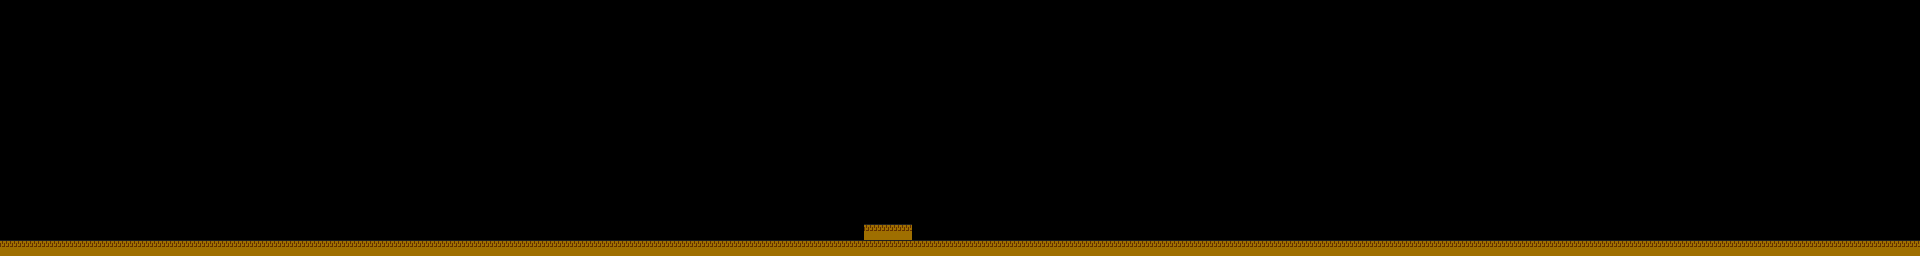

This is a level from a 2D game, rendered from its Tiled map with the project's own tilesets. A one-line summary and the complete map file follow:
An orthogonal 120x16 tile map with 16x16 px tiles, 1 tile layer (Tiles), 2 tilesets and 1 object.

<map version="1.0" tiledversion="1.0.3" orientation="orthogonal" renderorder="right-down" width="120" height="16" tilewidth="16" tileheight="16" nextobjectid="124">
 <tileset firstgid="1" name="marker" tilewidth="16" tileheight="16" tilecount="16" columns="4">
  <image source="marker.png" width="64" height="64" />
  <tile id="0">
   <properties>
    <property name="type" value="player" />
   </properties>
  </tile>
  <tile id="1">
   <properties>
    <property name="type" value="npc" />
   </properties>
  </tile>
  <tile id="2">
   <properties>
    <property name="type" value="enemy" />
   </properties>
  </tile>
  <tile id="3">
   <properties>
    <property name="type" value="checkpoint" />
   </properties>
  </tile>
 </tileset>
 <tileset firstgid="17" name="background_tiles2" tilewidth="16" tileheight="16" tilecount="24" columns="8">
  <image source="background_tiles-spinne.png" width="128" height="48" />
  <tile id="6">
   <properties>
    <property name="type" value="Boden" />
   </properties>
  </tile>
  <tile id="8">
   <properties>
    <property name="type" value="platform" />
   </properties>
  </tile>
  <tile id="9">
   <properties>
    <property name="type" value="platform" />
   </properties>
  </tile>
  <tile id="10">
   <properties>
    <property name="type" value="platform" />
   </properties>
  </tile>
  <tile id="11">
   <properties>
    <property name="type" value="Boden" />
   </properties>
  </tile>
  <tile id="12">
   <properties>
    <property name="type" value="Boden" />
   </properties>
  </tile>
  <tile id="13">
   <properties>
    <property name="type" value="Boden" />
   </properties>
  </tile>
  <tile id="14">
   <properties>
    <property name="type" value="Boden" />
   </properties>
  </tile>
  <tile id="15">
   <properties>
    <property name="type" value="Boden" />
   </properties>
  </tile>
  <tile id="16">
   <properties>
    <property name="type" value="Boden" />
   </properties>
  </tile>
  <tile id="17">
   <properties>
    <property name="type" value="Boden" />
   </properties>
  </tile>
 </tileset>
 <layer name="Tiles" width="120" height="16">
  <data encoding="csv">
0,0,0,0,0,0,0,0,0,0,0,0,0,0,0,0,0,0,0,0,0,0,0,0,0,0,0,0,0,0,0,0,0,0,0,0,0,0,0,0,0,0,0,0,0,0,0,0,0,0,0,0,0,0,0,0,0,0,0,0,0,0,0,0,0,0,0,0,0,0,0,0,0,0,0,0,0,0,0,0,0,0,0,0,0,0,0,0,0,0,0,0,0,0,0,0,0,0,0,0,0,0,0,0,0,0,0,0,0,0,0,0,0,0,0,0,0,0,0,0,
0,0,0,0,0,0,0,0,0,0,0,0,0,0,0,0,0,0,0,0,0,0,0,0,0,0,0,0,0,0,0,0,0,0,0,0,0,0,0,0,0,0,0,0,0,0,0,0,0,0,0,0,0,0,0,0,0,0,0,0,0,0,0,0,0,0,0,0,0,0,0,0,0,0,0,0,0,0,0,0,0,0,0,0,0,0,0,0,0,0,0,0,0,0,0,0,0,0,0,0,0,0,0,0,0,0,0,0,0,0,0,0,0,0,0,0,0,0,0,0,
0,0,0,0,0,0,0,0,0,0,0,0,0,0,0,0,0,0,0,0,0,0,0,0,0,0,0,0,0,0,0,0,0,0,0,0,0,0,0,0,0,0,0,0,0,0,0,0,0,0,0,0,0,0,0,0,0,0,0,0,0,0,0,0,0,0,0,0,0,0,0,0,0,0,0,0,0,0,0,0,0,0,0,0,0,0,0,0,0,0,0,0,0,0,0,0,0,0,0,0,0,0,0,0,0,0,0,0,0,0,0,0,0,0,0,0,0,0,0,0,
0,0,0,0,0,0,0,0,0,0,0,0,0,0,0,0,0,0,0,0,0,0,0,0,0,0,0,0,0,0,0,0,0,0,0,0,0,0,0,0,0,0,0,0,0,0,0,0,0,0,0,0,0,0,0,0,0,0,0,0,0,0,0,0,0,0,0,0,0,0,0,0,0,0,0,0,0,0,0,0,0,0,0,0,0,0,0,0,0,0,0,0,0,0,0,0,0,0,0,0,0,0,0,0,0,0,0,0,0,0,0,0,0,0,0,0,0,0,0,0,
0,0,0,0,0,0,0,0,0,0,0,0,0,0,0,0,0,0,0,0,0,0,0,0,0,0,0,0,0,0,0,0,0,0,0,0,0,0,0,0,0,0,0,0,0,0,0,0,0,0,0,0,0,0,0,0,0,0,0,0,0,0,0,0,0,0,0,0,0,0,0,0,0,0,0,0,0,0,0,0,0,0,0,0,0,0,0,0,0,0,0,0,0,0,0,0,0,0,0,0,0,0,0,0,0,0,0,0,0,0,0,0,0,0,0,0,0,0,0,0,
0,0,0,0,0,0,0,0,0,0,0,0,0,0,0,0,0,0,0,0,0,0,0,0,0,0,0,0,0,0,0,0,0,0,0,0,0,0,0,0,0,0,0,0,0,0,0,0,0,0,0,0,0,0,0,0,0,0,0,0,0,0,0,0,0,0,0,0,0,0,0,0,0,0,0,0,0,0,0,0,0,0,0,0,0,0,0,0,0,0,0,0,0,0,0,0,0,0,0,0,0,0,0,0,0,0,0,0,0,0,0,0,0,0,0,0,0,0,0,0,
0,0,0,0,0,0,0,0,0,0,0,0,0,0,0,0,0,0,0,0,0,0,0,0,0,0,0,0,0,0,0,0,0,0,0,0,0,0,0,0,0,0,0,0,0,0,0,0,0,0,0,0,0,0,0,0,0,0,0,0,0,0,0,0,0,0,0,0,0,0,0,0,0,0,0,0,0,0,0,0,0,0,0,0,0,0,0,0,0,0,0,0,0,0,0,0,0,0,0,0,0,0,0,0,0,0,0,0,0,0,0,0,0,0,0,0,0,0,0,0,
0,0,0,0,0,0,0,0,0,0,0,0,0,0,0,0,0,0,0,0,0,0,0,0,0,0,0,0,0,0,0,0,0,0,0,0,0,0,0,0,0,0,0,0,0,0,0,0,0,0,0,0,0,0,0,0,0,0,0,0,0,0,0,0,0,0,0,0,0,0,0,0,0,0,0,0,0,0,0,0,0,0,0,0,0,0,0,0,0,0,0,0,0,0,0,0,0,0,0,0,0,0,0,0,0,0,0,0,0,0,0,0,0,0,0,0,0,0,0,0,
0,0,0,0,0,0,0,0,0,0,0,0,0,0,0,0,0,0,0,0,0,0,0,0,0,0,0,0,0,0,0,0,0,0,0,0,0,0,0,0,0,0,0,0,0,0,0,0,0,0,0,0,0,0,0,0,0,0,0,0,0,0,0,0,0,0,0,0,0,0,0,0,0,0,0,0,0,0,0,0,0,0,0,0,0,0,0,0,0,0,0,0,0,0,0,0,0,0,0,0,0,0,0,0,0,0,0,0,0,0,0,0,0,0,0,0,0,0,0,0,
0,0,0,0,0,0,0,0,0,0,0,0,0,0,0,0,0,0,0,0,0,0,0,0,0,0,0,0,0,0,0,0,0,0,0,0,0,0,0,0,0,0,0,0,0,0,0,0,0,0,0,0,0,0,0,0,0,0,0,0,0,0,0,0,0,0,0,0,0,0,0,0,0,0,0,0,0,0,0,0,0,0,0,0,0,0,0,0,0,0,0,0,0,0,0,0,0,0,0,0,0,0,0,0,0,0,0,0,0,0,0,0,0,0,0,0,0,0,0,0,
0,0,0,0,0,0,0,0,0,0,0,0,0,0,0,0,0,0,0,0,0,0,0,0,0,0,0,0,0,0,0,0,0,0,0,0,0,0,0,0,0,0,0,0,0,0,0,0,0,0,0,0,0,0,0,0,0,0,0,0,0,0,0,0,0,0,0,0,0,0,0,0,0,0,0,0,0,0,0,0,0,0,0,0,0,0,0,0,0,0,0,0,0,0,0,0,0,0,0,0,0,0,0,0,0,0,0,0,0,0,0,0,0,0,0,0,0,0,0,0,
0,0,0,0,0,0,0,0,0,0,0,0,0,0,0,0,0,0,0,0,0,0,0,0,0,0,0,0,0,0,0,0,0,0,0,0,0,0,0,0,0,0,0,0,0,0,0,0,0,0,0,0,0,0,0,0,0,0,0,0,0,0,0,0,0,0,0,0,0,0,0,0,0,0,0,0,0,0,0,0,0,0,0,0,0,0,0,0,0,0,0,0,0,0,0,0,0,0,0,0,0,0,0,0,0,0,0,0,0,0,0,0,0,0,0,0,0,0,0,0,
0,0,0,0,0,0,0,0,0,0,0,0,0,0,0,0,0,0,0,0,0,0,0,0,0,0,0,0,0,0,0,0,0,0,0,0,0,0,0,0,0,0,0,0,0,0,0,0,0,0,0,0,0,0,0,0,0,0,0,0,0,0,0,0,0,0,0,0,0,0,0,0,0,0,0,0,0,0,0,0,0,0,0,0,0,0,0,0,0,0,0,0,0,0,0,0,0,0,0,0,0,0,0,0,0,0,0,0,0,0,0,0,0,0,0,0,0,0,0,0,
0,0,0,0,0,0,0,0,0,0,0,0,0,0,0,0,0,0,0,0,0,0,0,0,0,0,0,0,0,0,0,0,0,0,0,0,0,0,0,0,0,0,0,0,0,0,0,0,0,0,0,0,0,0,0,0,0,0,0,0,0,0,0,0,0,0,0,0,0,0,0,0,0,0,0,0,0,0,0,0,0,0,0,0,0,0,0,0,0,0,0,0,0,0,0,0,0,0,0,0,0,0,0,0,0,0,0,0,0,0,0,0,0,0,0,0,0,0,0,0,
0,0,0,0,0,0,0,0,0,0,0,0,0,0,0,0,0,0,0,0,0,0,0,0,0,0,0,0,0,0,0,0,0,0,0,0,0,0,0,0,0,0,0,0,0,0,0,0,0,0,0,0,0,0,23,23,23,0,0,0,0,0,0,0,0,0,0,0,0,0,0,0,0,0,0,0,0,0,0,0,0,0,0,0,0,0,0,0,0,0,0,0,0,0,0,0,0,0,0,0,0,0,0,0,0,0,0,0,0,0,0,0,0,0,0,0,0,0,0,0,
23,23,23,23,23,23,23,23,23,23,23,23,23,23,23,23,23,23,23,23,23,23,23,23,23,23,23,23,23,23,23,23,23,23,23,23,23,23,23,23,23,23,23,23,23,23,23,23,23,23,23,23,23,23,23,23,23,23,23,23,23,23,23,23,23,23,23,23,23,23,23,23,23,23,23,23,23,23,23,23,23,23,23,23,23,23,23,23,23,23,23,23,23,23,23,23,23,23,23,23,23,23,23,23,23,23,23,23,23,23,23,23,23,23,23,23,23,23,23,23
</data>
 </layer>
 <objectgroup color="#9416a4" name="Objects" />
 <objectgroup color="#de4134" name="Events" />
 <objectgroup name="Chars">
  <object id="112" gid="1" x="273" y="241" width="16" height="16" />
 </objectgroup>
</map>
